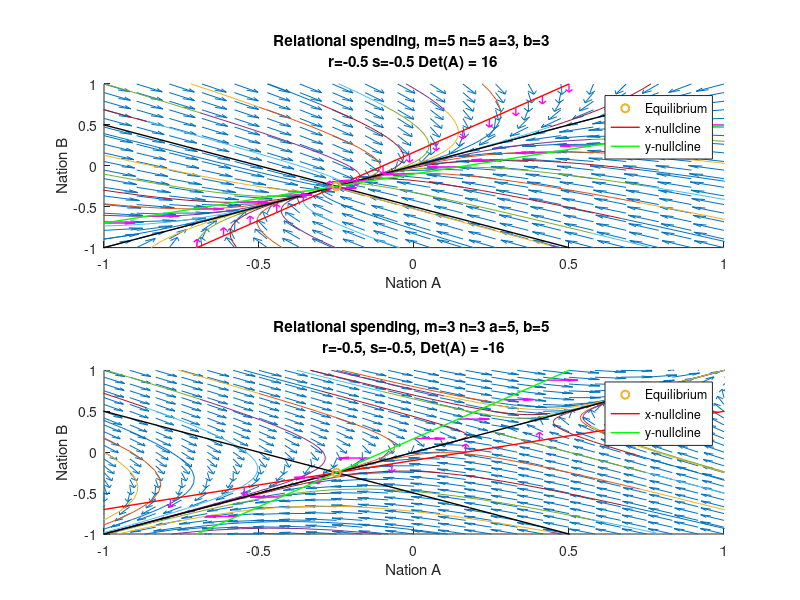

MATLAB code to generate this figure:
a = 3;
b = 3;
m = 5;
n = 5;
r=-.5;
s=-0.5;
A = [-m, a; b, -n];
q = [r;s];
x_star = -inv(A)*q;
sys = @(A,q,v) A*v+q
[vecs, lambda] = eig(A);
point = linspace(0,2*pi,32)
point(end)=[];
ini = [cos(point(:))+x_star(1),sin(point(:))+x_star(2)];
[X,Y] = meshgrid(linspace(-1,1,20));
%X = X-x_star(1);
%Y = Y-x_star(2);
U = A(1,1)*X + A(1,2)*Y+q(1);
V = A(2,1)*X + A(2,2)*Y+q(2);
L = hypot(U,V);
L(L==0)=1;
U = U./L;
V = V./L;
fig = figure();
subplot(2,1,1);
hold on;
t = linspace(-1,1,15);
quiver(X,Y,U,V);
for k=1:size(ini,1)
  y_0 = ini(k,:)';
  [~,yf] = ode45(@(t,v) sys(A,q,v), [0,1], y_0);
  [~,yb] = ode45(@(t,v) sys(A,q,v), [0,-1], y_0);
  plot(yf(:,1),yf(:,2));
  plot(yb(:,1),yb(:,2));
endfor
plot(t+x_star(1),(vecs(2,1)/vecs(1,1))*t+x_star(2),'k','LineWidth',1.);
plot(t+x_star(1),(vecs(2,2)/vecs(1,2)) *t+x_star(2),'k','LineWidth',1.);
X_N = (a/m)*(t-x_star(2))+x_star(1);
NX_U = zeros(size(X_N));
NX_V = A(2,1)*X_N+A(2,2)*t+q(2);
L = hypot(NX_U,NX_V);
L(L==0)=1;
quiver(X_N,t,0.1*(NX_U./L),0.1*(NX_V./L),0,'m','LineWidth',1.);
NX = plot(X_N,t,'r','DisplayName','x-nullcline','LineWidth',1.);
Y_N = (b/n)*(t-x_star(1))+x_star(2);
NY_U = A(1,1)*t+A(1,2)*Y_N+q(1);
NY_V = zeros(size(Y_N));
L = hypot(NY_U,NY_V);
L(L==0)=1;
NY = quiver(t,Y_N,0.1*(NY_U./L),0.1*(NY_V./L),0,'m','LineWidth',1.);
NY=plot(t,Y_N,'g','DisplayName','y-nullcline','LineWidth',1.);
eq = plot(x_star(1),x_star(2),'o','LineWidth',1.5,'DisplayName','Equilibrium');
hold off;
title(sprintf("Relational spending, m=%g n=%g a=%g, b=%g \n r=%g s=%g Det(A) = %g ",m,n,a,b,r,s,det(A)));
xlabel("Nation A");
ylabel("Nation B");
xlim([-1,1]);
ylim([-1,1]);
legend([eq,NX,NY]);
subplot(2,1,2);
[X,Y] = meshgrid(linspace(-1,1,25));
a = 5;
b = 5;
m = 3;
n = 3;
A = [-m, a; b, -n];
%X = X - x_star(1);
%Y = Y - x_star(2);
U = A(1,1)*X + A(1,2)*Y+q(1);
V = A(2,1)*X + A(2,2)*Y+q(2);
L = hypot(U,V);
L(L==0)=1;
U = U./L;
V = V./L;
hold on;
quiver(X,Y,U,V);
for k=1:size(ini,1)
  y_0 = ini(k,:)';
  [~,yf] = ode45(@(t,v) sys(A,q,v), [0,1], y_0);
  [~,yb] = ode45(@(t,v) sys(A,q,v), [0,-1], y_0);
  plot(yf(:,1),yf(:,2));
  plot(yb(:,1),yb(:,2));
endfor
plot(t+x_star(1),(vecs(2,1))/vecs(1,1)*t+x_star(2),'k','LineWidth',1.);
plot(t+x_star(1),(vecs(2,2))/vecs(1,2)*t+x_star(2),'k','LineWidth',1.);
X_N = (a/m)*(t-x_star(2))+x_star(1);
NX_U = zeros(size(X_N));
NX_V = A(2,1)*X_N+A(2,2)*t+q(2);
L = hypot(NX_U,NX_V);
L(L==0)=1;
NX = quiver(X_N,t,0.1*(NX_U./L),0.1*(NX_V./L),0,'m','LineWidth',1.);
NX = plot(X_N,t,'r','DisplayName','x-nullcline','LineWidth',1.);
Y_N = (b/n)*(t-x_star(1))+x_star(2);
NY_U = A(1,1)*t+A(1,2)*Y_N+q(1);
NY_V = zeros(size(Y_N));
L = hypot(NY_U,NY_V);
L(L==0)=1;
NY = quiver(t,Y_N,0.1*(NY_U./L),0.1*(NY_V./L),0,'m','LineWidth',1.);
NY=plot(t,Y_N,'g','DisplayName','y-nullcline','LineWidth',1.);
eq = plot(x_star(1),x_star(2),'o','LineWidth',1.5,'DisplayName','Equilibrium');
hold off;
title(sprintf("Relational spending, m=%g n=%g a=%g, b=%g \n r=%g, s=%g, Det(A) = %g ",m,n,a,b,r,s,det(A)));
xlabel("Nation A");
ylabel("Nation B");
xlim([-1,1]);
ylim([-1,1]);
legend([eq,NX,NY]);
print('figures/richardson_curves.png', '-dpng', '-S1300,1300');
